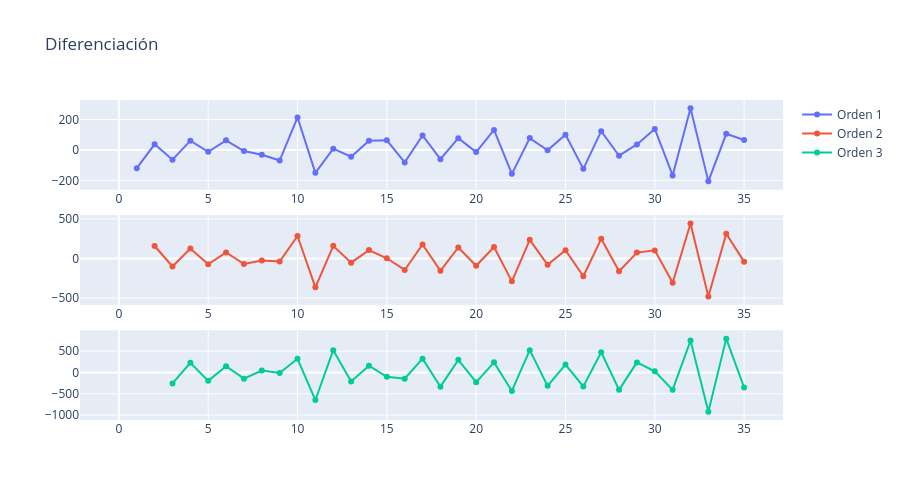

Notebook code for this chart:
### Markdown cell above
## Representación de serie resultante después de aplicar la diferenciación

### Code cell
df['Diferenciación'] = df['Sales'].diff(periods=1)
df['Diferenciación_2'] = df['Diferenciación'].diff(periods=1)
df['Diferenciación_3'] = df['Diferenciación_2'].diff(periods=1)


fig = make_subplots(rows=3, cols=1,
                    shared_xaxes=False,
                    shared_yaxes=True,
                    vertical_spacing=0.08,
                    )

fig.add_trace(go.Scatter(y=df['Diferenciación'], name="Orden 1", mode="markers+lines"),
              row=1, col=1)
fig.add_trace(go.Scatter(y=df['Diferenciación_2'], name="Orden 2", mode="markers+lines"),
              row=2, col=1)

fig.add_trace(go.Scatter(y=df['Diferenciación_3'], name="Orden 3", mode="markers+lines"),
              row=3, col=1)

fig.update_layout(height=500, width=900,
                  title_text="Diferenciación"
                  )
fig['layout']['xaxis1']['title']=''
fig['layout']['xaxis2']['title']=''

fig.show()

### Figure 1 — Plotly figure (JSON) as saved in the notebook; plotly's stock layout.template omitted (floating-point values rounded to 4 significant figures)
{"data": [{"mode": "markers+lines", "name": "Orden 1", "type": "scatter", "xaxis": "x", "y": [null, -120.1, 37.2, -63.8, 61.0, -11.8, 63.3, -7.3, -31.7, -69.9, 213.6, -150.6, 8.4, -44.8, 60.6, 63.2, -81.9, 95.6, -61, 77.6, -13.7, 131.7, -157.1, 77.8, -2.6, 100.7, -124.5, 123.4, -38, 36.1, 138.1, -167.9, 274.4, -206.7, 106.0, 65.6], "yaxis": "y"}, {"mode": "markers+lines", "name": "Orden 2", "type": "scatter", "xaxis": "x2", "y": [null, null, 157.3, -101.0, 124.8, -72.8, 75.1, -70.6, -24.4, -38.2, 283.5, -364.2, 159, -53.2, 105.4, 2.6, -145.1, 177.5, -156.6, 138.6, -91.3, 145.4, -288.8, 234.9, -80.4, 103.3, -225.2, 247.9, -161.4, 74.1, 102.0, -306, 442.3, -481.1, 312.7, -40.4], "yaxis": "y2"}, {"mode": "markers+lines", "name": "Orden 3", "type": "scatter", "xaxis": "x3", "y": [null, null, null, -258.3, 225.8, -197.6, 147.9, -145.7, 46.2, -13.8, 321.7, -647.7, 523.2, -212.2, 158.6, -102.8, -147.7, 322.6, -334.1, 295.2, -229.9, 236.7, -434.2, 523.7, -315.3, 183.7, -328.5, 473.1, -409.3, 235.5, 27.9, -408.0, 748.3, -923.4, 793.8, -353.1], "yaxis": "y3"}], "layout": {"height": 500, "title": {"text": "Diferenciación"}, "width": 900, "xaxis": {"anchor": "y", "domain": [0, 1], "title": {"text": ""}}, "xaxis2": {"anchor": "y2", "domain": [0, 1], "title": {"text": ""}}, "xaxis3": {"anchor": "y3", "domain": [0, 1]}, "yaxis": {"anchor": "x", "domain": [0.72, 1]}, "yaxis2": {"anchor": "x2", "domain": [0.36, 0.64]}, "yaxis3": {"anchor": "x3", "domain": [0, 0.28]}}}
